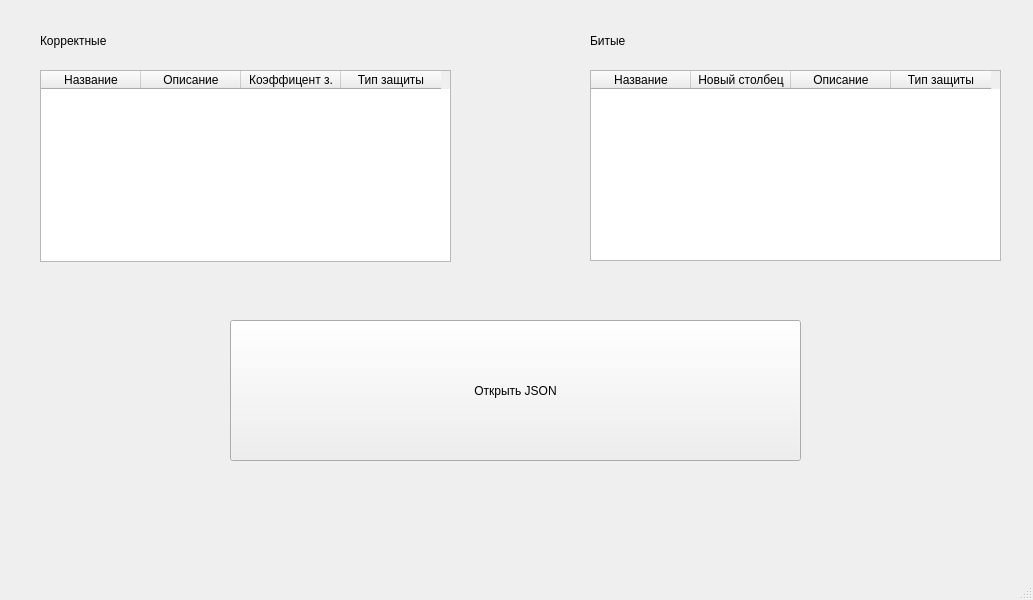
<?xml version="1.0" encoding="UTF-8"?>
<ui version="4.0">
 <class>MainWindow</class>
 <widget class="QMainWindow" name="MainWindow">
  <property name="geometry">
   <rect>
    <x>0</x>
    <y>0</y>
    <width>1033</width>
    <height>600</height>
   </rect>
  </property>
  <property name="windowTitle">
   <string>MainWindow</string>
  </property>
  <widget class="QWidget" name="centralwidget">
   <widget class="QPushButton" name="btnOpen">
    <property name="geometry">
     <rect>
      <x>230</x>
      <y>320</y>
      <width>571</width>
      <height>141</height>
     </rect>
    </property>
    <property name="text">
     <string>Открыть JSON</string>
    </property>
   </widget>
   <widget class="QLabel" name="label">
    <property name="geometry">
     <rect>
      <x>40</x>
      <y>30</y>
      <width>111</width>
      <height>21</height>
     </rect>
    </property>
    <property name="text">
     <string>Корректные </string>
    </property>
   </widget>
   <widget class="QLabel" name="label_2">
    <property name="geometry">
     <rect>
      <x>590</x>
      <y>30</y>
      <width>111</width>
      <height>21</height>
     </rect>
    </property>
    <property name="text">
     <string>Битые</string>
    </property>
   </widget>
   <widget class="QTableWidget" name="tableCorrect">
    <property name="geometry">
     <rect>
      <x>40</x>
      <y>70</y>
      <width>411</width>
      <height>192</height>
     </rect>
    </property>
    <property name="columnCount">
     <number>4</number>
    </property>
    <column>
     <property name="text">
      <string>Название</string>
     </property>
    </column>
    <column>
     <property name="text">
      <string>Описание</string>
     </property>
    </column>
    <column>
     <property name="text">
      <string>Коэффицент з.</string>
     </property>
    </column>
    <column>
     <property name="text">
      <string>Тип защиты</string>
     </property>
    </column>
   </widget>
   <widget class="QTableWidget" name="tableBroken">
    <property name="geometry">
     <rect>
      <x>590</x>
      <y>70</y>
      <width>411</width>
      <height>191</height>
     </rect>
    </property>
    <property name="columnCount">
     <number>4</number>
    </property>
    <column>
     <property name="text">
      <string>Название</string>
     </property>
    </column>
    <column>
     <property name="text">
      <string>Новый столбец</string>
     </property>
    </column>
    <column>
     <property name="text">
      <string>Описание</string>
     </property>
    </column>
    <column>
     <property name="text">
      <string>Тип защиты</string>
     </property>
    </column>
   </widget>
  </widget>
  <widget class="QMenuBar" name="menubar">
   <property name="geometry">
    <rect>
     <x>0</x>
     <y>0</y>
     <width>1033</width>
     <height>21</height>
    </rect>
   </property>
  </widget>
  <widget class="QStatusBar" name="statusbar"/>
 </widget>
 <resources/>
 <connections/>
</ui>
